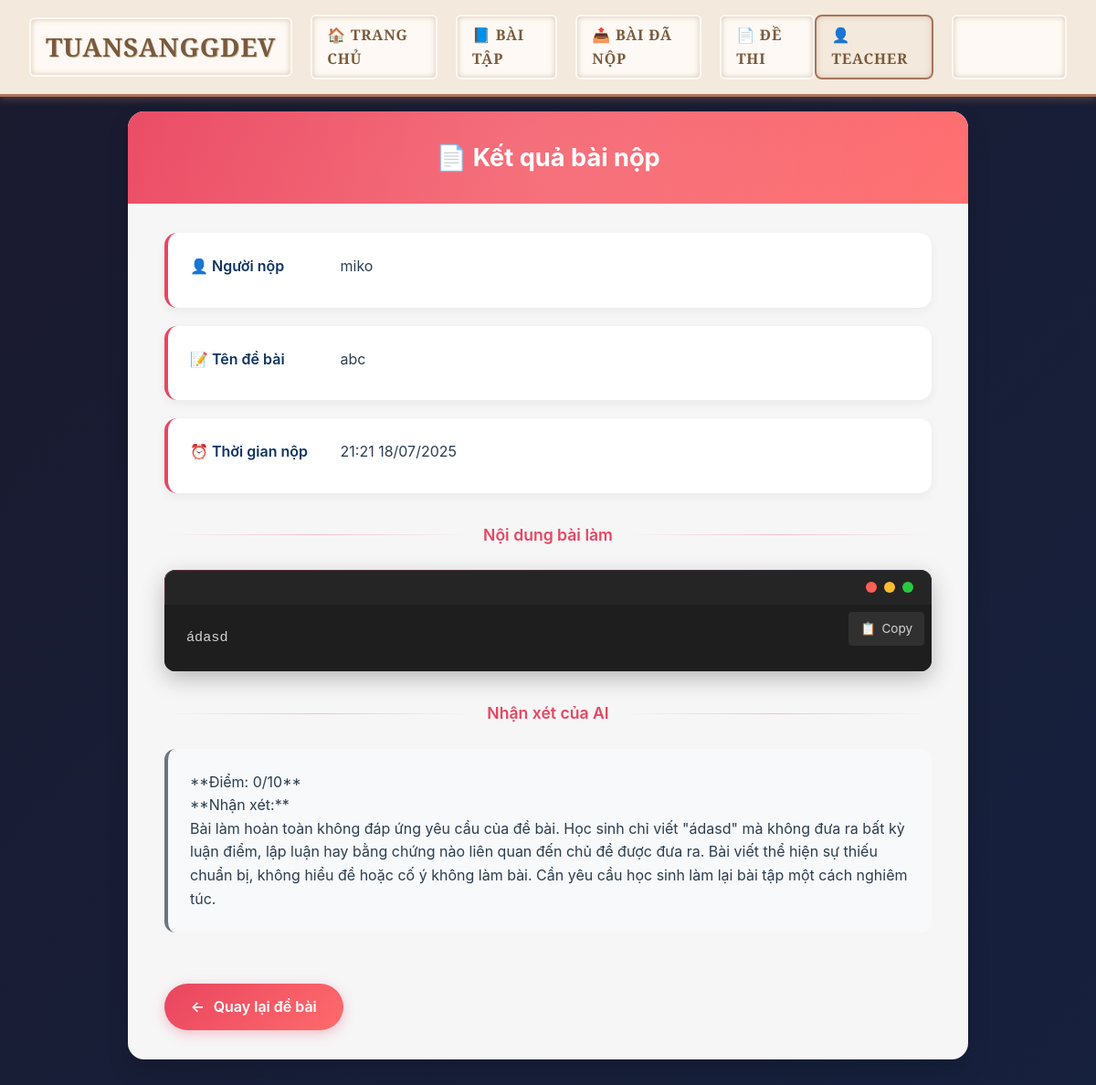
Screenshot of /submissions/result/109/ (signed in) with the database file from the repository.
### users/models.py (models this page shows)
class CustomUser(AbstractUser):
    is_teacher = models.BooleanField(default=False)

### submissions/models.py (models this page shows, shortened)
class Submission(models.Model):
    user = models.ForeignKey(settings.AUTH_USER_MODEL, on_delete=models.CASCADE)
    problem = models.ForeignKey(Problem, on_delete=models.CASCADE)
    code = models.TextField()
    submitted_at = models.DateTimeField(auto_now_add=True)
    score = models.FloatField(null=True, blank=True)
    comment = models.TextField(null=True, blank=True)

### problems/models.py (models this page shows, shortened)
class Problem(models.Model):
    title = models.CharField(max_length=200)
    description = models.TextField()
    subject = models.CharField(max_length=10, choices=SUBJECT_CHOICES)
    question_type = models.CharField(max_length=10, choices=QUESTION_TYPE, default='WRIT')
    difficulty = models.CharField(max_length=10, choices=DIFFICULTY_LEVELS)
    author = models.ForeignKey(User, on_delete=models.CASCADE, null=True)
    grading_criteria = models.TextField(null=True, blank=True, help_text="Tiêu chí chấm bài (dành cho AI)")
    created_at = models.DateTimeField(default=timezone.now)
    choice_a = models.CharField(max_length=255, null=True, blank=True)
    choice_b = models.CharField(max_length=255, null=True, blank=True)
    choice_c = models.CharField(max_length=255, null=True, blank=True)
    choice_d = models.CharField(max_length=255, null=True, blank=True)
    correct_answer = models.CharField(
        max_length=1,
        choices=[('A', 'A'), ('B', 'B'), ('C', 'C'), ('D', 'D')],
        null=True, blank=True,
        help_text="Chỉ áp dụng cho câu hỏi trắc nghiệm"
    )

### submissions/views.py (the view)
# urls.py: path('result/<int:submission_id>/', view_result, name='view_result'),  # ✅ Thêm dòng này
def view_result(request, submission_id):
    submission = get_object_or_404(Submission, id=submission_id)
    if submission.user != request.user and submission.problem.author != request.user:
        return HttpResponseForbidden("Bạn không có quyền xem bài này.")
    return render(request, 'submissions/result.html', {
        'submission': submission
    })

### templates/submissions/result.html (shortened to what this page needs)
{% extends "base.html" %}
{% block content %}
<div class="result-container">
    <div class="header-gradient">
        <h2>📄 Kết quả bài nộp</h2>
    </div>
    <div class="content-wrapper">
        <div class="info-card">
            <strong>👤 Người nộp</strong>
            {{ submission.user.username }}
        </div>
        <div class="info-card">
            <strong>📝 Tên đề bài</strong>
            {{ submission.problem.title }}
        </div>
        <div class="info-card">
            <strong>⏰ Thời gian nộp</strong>
            {{ submission.submitted_at|date:"H:i d/m/Y" }}
        </div>
        <div class="section-divider">Nội dung bài làm</div>
        <div class="code-wrapper">
            <div class="code-header">
                <div class="editor-dots">
                    <div class="editor-dot"></div>
                    <div class="editor-dot"></div>
                    <div class="editor-dot"></div>
                </div>
            </div>
            <div style="position: relative;">
                <pre>{{ submission.code }}</pre>
                <div class="code-actions">
                    <button class="copy-btn" onclick="copyCode()">
                        <span>📋</span>
                        <span>Copy</span>
                    </button>
                </div>
            </div>
        </div>
        {% if submission.comment %}
            <div class="section-divider">Nhận xét của AI</div>
            <div class="feedback-panel">
                {{ submission.comment|linebreaks }}
            </div>
        {% endif %}
        <a href="{% url 'problem_detail' submission.problem.id %}" class="btn-primary">
            <span>←</span>
            <span>Quay lại đề bài</span>
        </a>
    </div>
</div>
{% endblock %}

### templates/base.html (shortened to what this page needs)
<html lang="en">
 <head>
  <script src="https://cdn.tailwindcss.com">
  </script>
  <link href="https://cdnjs.cloudflare.com/ajax/libs/font-awesome/5.15.3/css/all.min.css" rel="stylesheet"/>
 </head>
 <body>
  <div class="navbar">
   <div class="nav-left">
    <a aria-label="Brand text TuanSanggdev in vintage serif style" class="brand" href="{% url 'home' %}">
     <span class="brand-text">
      TuanSanggdev
     </span>
    </a>
    <a href="{% url 'home' %}">
     🏠 Trang chủ
    </a>
    <a href="{% url 'problem_list' %}">
     📘 Bài tập
    </a>
    <a href="{% url 'submission_list' %}">
     📤 Bài đã nộp
    </a>
    <a href="{% url 'exam_list' %}">
     📄 Đề thi
    </a>
   </div>
   <div class="nav-right">
    {% if user.is_authenticated %}
    <span>
     👤 {{ user.username }}
    </span>
    <a class="logout-btn" href="{% url 'logout' %}">
    </a>
    {% endif %}
   </div>
  </div>
  <div class="content">
   {% block content %}
        {% endblock %}
  </div>
 </body>
</html>

### templates/base.html (style rules this page uses)
* { margin: 0; padding: 0; box-sizing: border-box; }
body { font-family: 'Roboto', sans-serif; background: #f9f5f0; min-height: 100vh; color: #4b3b2b; }
.navbar { position: fixed; top: 0; left: 0; right: 0; background: #f3e9dc; border-bottom: 3px solid #a9745b; box-shadow: 0 4px 8px rgb(169 116 91 / 0.3); padding: 1rem 2rem; display: flex; justify-content: space-between; align-items: center; z-index: 1000; font-family: 'Playfair Display', serif; letter-spacing: 0.05em; text-transform: uppercase; }
.brand { display: flex; align-items: center; gap: 0.5rem; color: #7a5a3c; font-weight: 700; font-size: 1.5rem; text-decoration: none; border: 2px solid #a9745b; padding: 0.25rem 0.75rem; border-radius: 0.375rem; background: #fef9f4; box-shadow: inset 0 0 8px #d6c4b0; transition: all 0.3s ease; user-select: none; }
.brand-text { font-family: 'Playfair Display', serif; font-weight: 900; font-size: 1.75rem; color: #7a5a3c; text-shadow: 1px 1px 0 #d6c4b0; user-select: none; }
.nav-left, .nav-right { display: flex; align-items: center; gap: 1.25rem; }
.navbar a { font-family: 'Playfair Display', serif; font-weight: 600; font-size: 1rem; color: #7a5a3c; text-decoration: none; padding: 0.5rem 1rem; border: 2px solid transparent; border-radius: 0.375rem; background: #fef9f4; box-shadow: inset 0 0 6px #d6c4b0; transition: all 0.3s ease; position: relative; text-transform: uppercase; letter-spacing: 0.05em; }
.logout-btn, .auth-btn { font-family: 'Playfair Display', serif; font-weight: 700; font-size: 1rem; padding: 0.5rem 1.25rem; border-radius: 0.5rem; border: 2px solid transparent; cursor: pointer; box-shadow: inset 0 0 8px #d6c4b0; transition: all 0.3s ease; text-transform: uppercase; letter-spacing: 0.05em; text-align: center; display: inline-block; user-select: none; text-decoration: none; }
.logout-btn { background: #a9745b; color: #fef9f4 !important; border-color: #7a5a3c; box-shadow: 0 4px 10px #7a5a3c; }
.nav-right span { font-family: 'Playfair Display', serif; font-weight: 700; font-size: 1rem; padding: 0.5rem 1rem; border-radius: 0.5rem; background: #f3e9dc; border: 2px solid #a9745b; color: #7a5a3c; box-shadow: inset 0 0 6px #d6c4b0; user-select: none; text-transform: uppercase; letter-spacing: 0.05em; }
.content { padding-top: 90px; padding-left: 1rem; padding-right: 1rem; min-height: 100vh; max-width: 1200px; margin: 0 auto; }

### rows the page displays
CustomUser: username "TEACHER"
Submission: user.username "miko", problem "abc", submitted_at "21:21 18/07/2025", code "ádasd", comment "**Điểm: 0/10** **Nhận xét:** Bài làm hoàn toàn không đáp ứng yêu cầu của đề bài. Học sinh chỉ viết \"ádasd\" mà không đưa ra bất kỳ luận điểm, lập luận hay bằng chứng nào liên quan đến chủ đề được đưa ra. Bài viết thể hiện sự thiếu chuẩn bị, không hiểu đề hoặc cố ý không làm bài. Cần yêu cầu học sinh làm lại bài tập một cách nghiêm túc."
